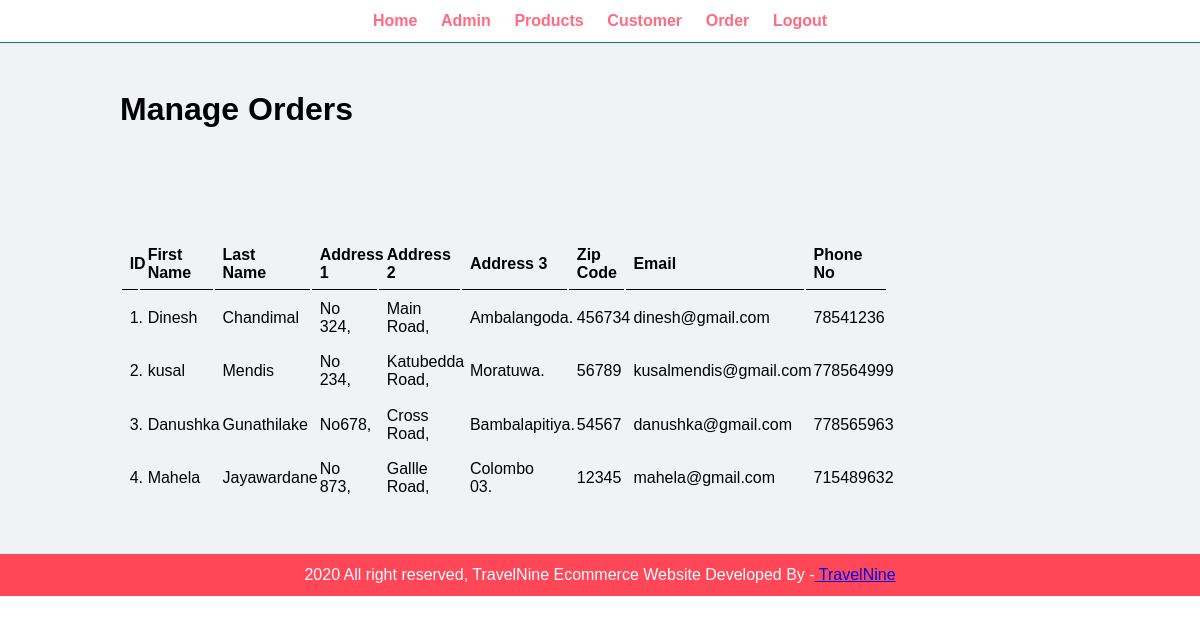
The app's page /admin/manage-customer.php with its own data.
### tables this page shows
CREATE TABLE IF NOT EXISTS `customer` (
  `cus_id` int(11) NOT NULL AUTO_INCREMENT,
  `f_name` varchar(50) NOT NULL,
  `l_name` varchar(50) NOT NULL,
  `address_line_01` varchar(255) NOT NULL,
  `address_line_02` varchar(255) NOT NULL,
  `address_line_03` varchar(255) DEFAULT NULL,
  `zip_code` int(11) NOT NULL,
  `email` varchar(50) NOT NULL,
  `password` varchar(50) NOT NULL,
  `telephone` int(11) NOT NULL,
  `is_delete` tinyint(1) NOT NULL,
  `created_at` timestamp NOT NULL DEFAULT current_timestamp(),
  `updated_at` timestamp NOT NULL DEFAULT current_timestamp(),
  PRIMARY KEY (`cus_id`)
);

### admin/manage-customer.php (the view, shortened to what this page needs)
<?php include('partials/menu.php'); ?>
<div class = "main-content">
        <div class = "wrapper">
                 <h1>Manage Orders</h1>
                 <br><br><br>
                <br><br><br>
                 <table class ="tbl-full">
                        <tr>
                          <th>ID</th>
                          <th>First Name</th>
                          <th>Last Name</th>
                          <th>Address 1</th>
                          <th>Address 2</th>
                          <th>Address 3</th>
                          <th>Zip Code</th>
                          <th>Email</th>
                          <th>Phone No</th>
                        </tr>
                        <?php
                          $sql = "SELECT * FROM customer";
                          $res = mysqli_query($conn,$sql);
                          if($res == TRUE){
                            $count = mysqli_num_rows($res);
                            $sn =1;
                            if($count>0){
                              while($rows = mysqli_fetch_assoc($res)){
                                $f_name = $rows['f_name'];
                                $l_name = $rows['l_name'];
                                $address_1 = $rows['address_line_01'];
                                $address_2 = $rows['address_line_02'];
                                $address_3 = $rows['address_line_03'];
                                $zip_code = $rows['zip_code'];
                                $email = $rows['email'];
                                $phone_num=$rows['telephone']
                                ?>
                                   <tr>
                                        <td><?php  echo $sn++;  ?>.</td>
                                        <td><?php echo $f_name; ?></td>
                                        <td><?php echo $l_name; ?></td>
                                        <td><?php echo $address_1; ?></td>
                                        <td><?php echo $address_2; ?></td>
                                        <td><?php echo $address_3; ?></td>
                                        <td><?php echo $zip_code; ?></td>
                                        <td><?php echo $email; ?></td>
                                        <td><?php echo $phone_num; ?></td>
                                     </tr>
                                <?php
                              }
                            }
                            else{
                            }
                          }
                        ?>
                 </table>
        </div>
  </div>
<?php include('partials/footer.php') ?>
</body>
</html>

### admin/admin.css (style rules this page uses)
* { margin: 0; padding: 0; font-family: Arial, Helvetica, sans-serif; }
.wrapper { padding: 1%; width: 80%; margin: 0 auto; }
.tbl-full { width: 80%; }
table tr th { border-bottom: 1px solid black; padding: 1%; text-align: left; }
table tr td { padding: 1%; }
.main-content { background-color:#f1f2f6 ; padding: 3% 0; }

### records on screen
customer: f_name "Dinesh", l_name "Chandimal", address_line_01 "No 324,", address_line_02 "Main Road,", address_line_03 "Ambalangoda.", zip_code "456734", email "dinesh@gmail.com", telephone "78541236"
customer: f_name "kusal", l_name "Mendis", address_line_01 "No 234,", address_line_02 "Katubedda Road,", address_line_03 "Moratuwa.", zip_code "56789", email "kusalmendis@gmail.com", telephone "778564999"
customer: f_name "Danushka", l_name "Gunathilake", address_line_01 "No678,", address_line_02 "Cross Road,", address_line_03 "Bambalapitiya.", zip_code "54567", email "danushka@gmail.com", telephone "778565963"
customer: f_name "Mahela", l_name "Jayawardane", address_line_01 "No 873,", address_line_02 "Gallle Road,", address_line_03 "Colombo 03.", zip_code "12345", email "mahela@gmail.com", telephone "715489632"
